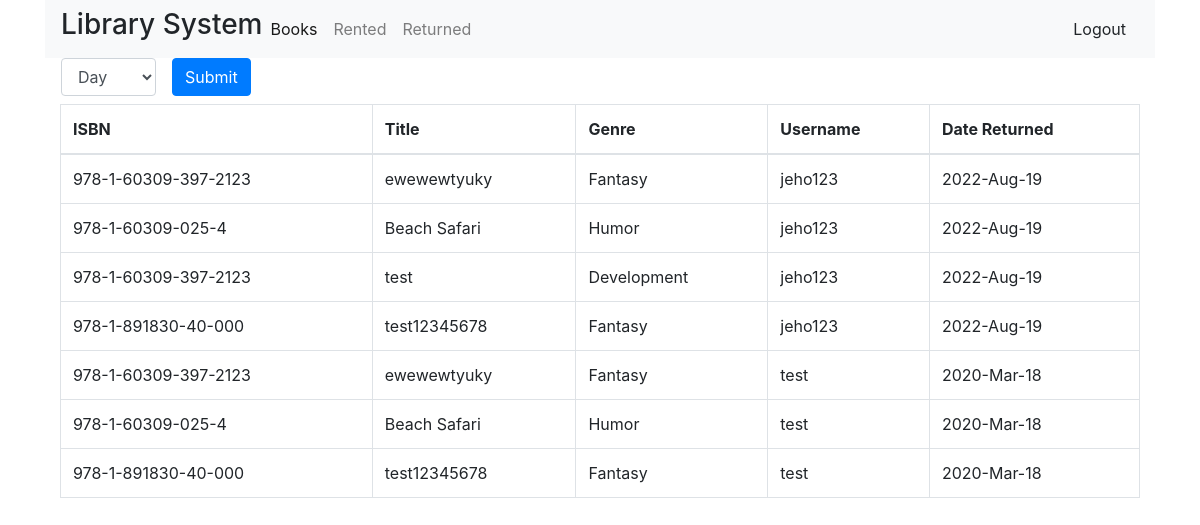
The app's page /pages/admin_report_returned.php with its own data.
### tables this page shows
CREATE TABLE `rent` (
  `rent_id` int(11) NOT NULL,
  `book_id` int(11) NOT NULL,
  `user_id` int(11) NOT NULL,
  `status` varchar(255) NOT NULL,
  `rent_year` year(4) NOT NULL,
  `rent_month` varchar(11) NOT NULL,
  `rent_week` int(11) NOT NULL,
  `rent_day` int(11) NOT NULL,
  `return_day` int(11) NOT NULL,
  `return_year` year(4) NOT NULL,
  `return_month` varchar(11) NOT NULL,
  `return_week` int(11) NOT NULL,
  `returned_day` int(11) NOT NULL
);

CREATE TABLE `books` (
  `book_id` int(11) NOT NULL,
  `ISBN` varchar(255) NOT NULL,
  `title` varchar(255) NOT NULL,
  `genre` varchar(255) NOT NULL,
  `status` varchar(255) NOT NULL,
  `date_added` date NOT NULL
);

CREATE TABLE `users` (
  `user_id` int(11) NOT NULL,
  `type` varchar(15) NOT NULL,
  `fname` varchar(255) NOT NULL,
  `lname` varchar(255) NOT NULL,
  `username` varchar(255) NOT NULL,
  `password` varchar(255) NOT NULL,
  `status` varchar(20) NOT NULL,
  `created` date NOT NULL
);

### pages/admin_report_returned.php (the view, shortened to what this page needs)
<!DOCTYPE html>
<html>
<head>
	<?php
		include '../elements/meta.php';
		include '../actions/dbconn.php';
		$sql = "SELECT b.book_id, b.ISBN, b.title, r.return_year,  r.return_month,  r.returned_day, u.user_id, u.username, b.genre FROM rent as r INNER JOIN users as u ON r.user_id = u.user_id INNER JOIN books as b ON b.book_id = r.book_id WHERE r.return_year != 0000";
		if(isset($_SESSION['filter_query'])){
			$result = $conn->query($_SESSION['filter_query']);
			unset($_SESSION['filter_query']);
		} else{
			$result = $conn->query($sql);
		}
	?>
</head>
<body>
		<div class="container">
			<?php include '../elements/header.php'; ?>
			<form class="form-inline" action="../actions/process.php" method="post">
			  <div class="form-group mx-sm-3 mb-2">
			    <select class="form-control" name="return_filter">
			    	<option>Day</option>
			    </select>
			  </div>
			  <button type="submit" class="btn btn-primary mb-2">Submit</button>
			</form>
			<div class="container">
				<table class="table table-bordered">
				  <thead>
				    <tr>
				      <th scope="col">ISBN</th>
				      <th scope="col">Title</th>
				      <th scope="col">Genre</th>
				      <th scope="col">Username</th>
				      <th scope="col">Date Returned</th>
				    </tr>
				  </thead>
				  <?php
				  	 while($row = $result->fetch_assoc()): ?>
				  	 	<tr>
				  	 		<td><?php echo $row['ISBN']; ?></td>
				  	 		<td><?php echo $row['title']; ?></td>
				  	 		<td><?php echo $row['genre']; ?></td>
				  	 		<td><?php echo $row['username']; ?></td>
				  	 		<td><?php echo $row['return_year'].'-'.$row['return_month'].'-'.$row['returned_day']; ?></td>
				  	 	</tr>
				  <?php endwhile; ?>
				</table>
			</div>
		</div>
</body>
</html>

### assets/css/styles.css (style rules this page uses)
body { max-width: 2500px; }

### records on screen
rent: book.ISBN "978-1-60309-397-2123", book.title "ewewewtyuky", book.genre "Fantasy", user.username "jeho123", return_year "2022", return_month "Aug", returned_day "19"
rent: book.ISBN "978-1-60309-025-4", book.title "Beach Safari", book.genre "Humor", user.username "jeho123", return_year "2022", return_month "Aug", returned_day "19"
rent: book.ISBN "978-1-60309-397-2123", book.title "test", book.genre "Development", user.username "jeho123", return_year "2022", return_month "Aug", returned_day "19"
rent: book.ISBN "978-1-891830-40-000", book.title "test12345678", book.genre "Fantasy", user.username "jeho123", return_year "2022", return_month "Aug", returned_day "19"
rent: book.ISBN "978-1-60309-397-2123", book.title "ewewewtyuky", book.genre "Fantasy", user.username "test", return_year "2020", return_month "Mar", returned_day "18"
rent: book.ISBN "978-1-60309-025-4", book.title "Beach Safari", book.genre "Humor", user.username "test", return_year "2020", return_month "Mar", returned_day "18"
rent: book.ISBN "978-1-891830-40-000", book.title "test12345678", book.genre "Fantasy", user.username "test", return_year "2020", return_month "Mar", returned_day "18"
